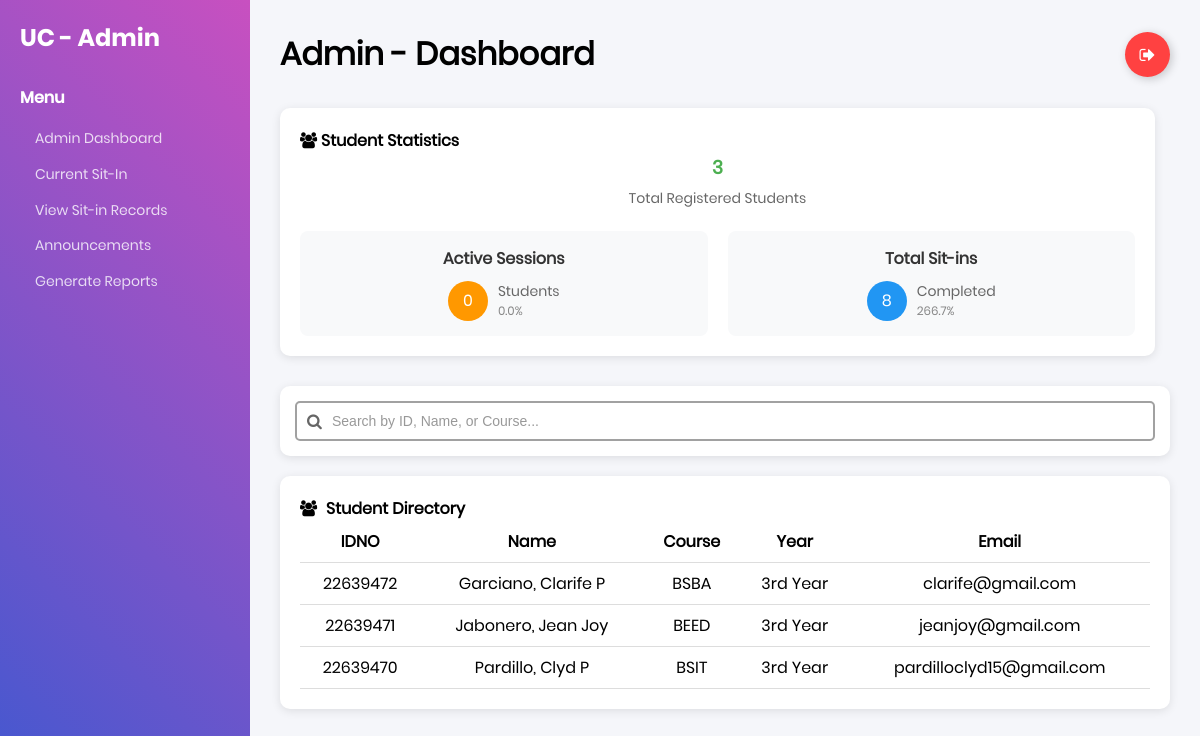
Page /admin (signed in) on the committed database.
### tables this page shows
CREATE TABLE "students" (idno TEXT PRIMARY KEY, lastname TEXT NOT NULL, firstname TEXT NOT NULL, midname TEXT, course TEXT NOT NULL, year_level TEXT NOT NULL, email_address TEXT NOT NULL, image_path TEXT);

### app.py (the view)
@app.route('/admin')
def admin_dashboard():
    if 'user' not in session:
        flash("Please log in to access the admin panel.", "warning")
        return redirect(url_for('home'))
    if not session.get('is_admin'):
        flash("Access denied. Admin privileges required.", "danger")
        return redirect(url_for('dashboard'))
    try:
        conn = get_db_connection()
        total_students = conn.execute("SELECT COUNT(*) as count FROM students").fetchone()['count']
        active_sessions = conn.execute("SELECT COUNT(*) as count FROM lab_sessions WHERE status = 'Active'").fetchone()['count']
        total_sit_ins = conn.execute("SELECT COUNT(*) as count FROM lab_sessions WHERE status = 'Completed'").fetchone()['count']
        students = conn.execute("""
            SELECT idno, lastname, firstname, midname, course, year_level, email_address
            FROM students
            ORDER BY lastname, firstname
        """).fetchall()
        labs = conn.execute("""
            SELECT lab_id, room_number, building
            FROM laboratories
            WHERE status = 'Available'
            ORDER BY building, room_number
        """).fetchall()
        conn.close()
        return render_template('admin.html',
                             students=students,
                             labs=labs,
                             total_students=total_students,
                             active_sessions=active_sessions,
                             total_sit_ins=total_sit_ins)
    except sqlite3.Error as e:
        flash(f"Database error: {str(e)}", "danger")
        return redirect(url_for('home'))

### app.py (called while the page is built)
def get_db_connection():
    conn = sqlite3.connect("users.db")
    conn.row_factory = sqlite3.Row
    return conn

@app.after_request
def add_header(response):
    response.headers['Cache-Control'] = 'no-store, no-cache, must-revalidate, max-age=0'
    response.headers['Pragma'] = 'no-cache'
    response.headers['Expires'] = '0'
    return response

### templates/admin.html (shortened to what this page needs)
{% extends 'base.html' %} {% block content %}
<div class="dashboard-container">
  <div class="sidebar">
    <div class="sidebar-header">
      <h2>UC - Admin</h2>
    </div>
    <div class="sidebar-menu">
      <h3>Menu</h3>
      <ul>
        <li>
          <a href="{{ url_for('admin_dashboard') }}" class="active"
            >Admin Dashboard</a
          >
        </li>
        <li>
          <a href="{{ url_for('admin_current_sit_in') }}">Current Sit-In</a>
        </li>
        <li>
          <a href="{{ url_for('admin_sit_in_records') }}"
            >View Sit-in Records</a
          >
        </li>
        <li>
          <a href="{{ url_for('admin_announcements') }}">Announcements</a>
        </li>
        <li>
          <a href="{{ url_for('admin_reports') }}">Generate Reports</a>
        </li>
      </ul>
    </div>
  </div>
  <div class="main-content">
    <div class="header">
      <h1>Admin - Dashboard</h1>
      <a class="Btn" href="{{ url_for('logout') }}">
        <div class="sign">
          <i class="fa fa-sign-out" aria-hidden="true"></i>
        </div>
      </a>
    </div>
    <div class="content-row" style="margin-bottom: 30px">
      <div class="schedule-card" style="flex: 1; margin-right: 15px">
        <h4>
          <i class="fa fa-users" aria-hidden="true"></i> Student Statistics
        </h4>
        <div
          style="
            display: flex;
            justify-content: space-between;
            align-items: center;
            margin-bottom: 20px;
          "
        >
          <div style="text-align: center; flex: 1">
            <h3 style="color: #4caf50; margin: 0">{{ total_students }}</h3>
            <p style="margin: 5px 0 0 0">Total Registered Students</p>
          </div>
        </div>
        <div
          style="
            display: grid;
            grid-template-columns: repeat(auto-fit, minmax(200px, 1fr));
            gap: 20px;
          "
        >
          <div
            style="
              background: #f8f9fa;
              padding: 15px;
              border-radius: 8px;
              text-align: center;
            "
          >
            <h4 style="margin: 0 0 10px 0; color: #333">Active Sessions</h4>
            <div
              style="
                display: flex;
                justify-content: center;
                align-items: center;
              "
            >
              <div
                style="
                  width: 40px;
                  height: 40px;
                  background: #ff9800;
                  color: white;
                  border-radius: 50%;
                  display: flex;
                  align-items: center;
                  justify-content: center;
                  margin-right: 10px;
                "
              >
                {{ active_sessions }}
              </div>
              <div style="text-align: left">
                <div style="font-size: 14px; color: #666">Students</div>
                <div style="font-size: 12px; color: #888">
                  {{ "%.1f"|format(active_sessions / total_students * 100) }}%
                </div>
              </div>
            </div>
          </div>
          <div
            style="
              background: #f8f9fa;
              padding: 15px;
              border-radius: 8px;
              text-align: center;
            "
          >
            <h4 style="margin: 0 0 10px 0; color: #333">Total Sit-ins</h4>
            <div
              style="
                display: flex;
                justify-content: center;
                align-items: center;
              "
            >
              <div
                style="
                  width: 40px;
                  height: 40px;
                  background: #2196f3;
                  color: white;
                  border-radius: 50%;
                  display: flex;
                  align-items: center;
                  justify-content: center;
                  margin-right: 10px;
                "
              >
                {{ total_sit_ins }}
              </div>
              <div style="text-align: left">
                <div style="font-size: 14px; color: #666">Completed</div>
                <div style="font-size: 12px; color: #888">
                  {{ "%.1f"|format(total_sit_ins / total_students * 100) }}%
                </div>
              </div>
            </div>
          </div>
        </div>
      </div>
    </div>
    <div class="content-row" style="margin-bottom: 20px">
      <div class="schedule-card" style="width: 100%; padding: 15px">
        <div style="position: relative">
          <input
            type="text"
            id="studentSearch"
            placeholder="Search by ID, Name, or Course..."
            style="
              width: 100%;
              padding: 10px 15px;
              padding-left: 35px;
              border: 2px solid #a1a1a1;
              border-radius: 5px;
              font-size: 14px;
              outline: none;
              transition: border-color 0.3s;
            "
            onkeyup="handleSearchInput(event)"
          />
          <i
            class="fa fa-search"
            style="
              position: absolute;
              left: 12px;
              top: 50%;
              transform: translateY(-50%);
              color: #666;
            "
          ></i>
        </div>
      </div>
    </div>
    <div class="content-row">
      <div class="schedule-card" style="width: 100%">
        <h4>
          <i
            class="fa fa-users"
            aria-hidden="true"
            style="margin-right: 5px"
          ></i>
          Student Directory
        </h4>
        {% if students %}
        <table id="studentTable" style="width: 100%; border-collapse: collapse">
          <thead>
            <tr>
              <th style="padding: 8px; border-bottom: 1px solid #ddd">IDNO</th>
              <th style="padding: 8px; border-bottom: 1px solid #ddd">Name</th>
              <th style="padding: 8px; border-bottom: 1px solid #ddd">
                Course
              </th>
              <th style="padding: 8px; border-bottom: 1px solid #ddd">Year</th>
              <th style="padding: 8px; border-bottom: 1px solid #ddd">Email</th>
            </tr>
          </thead>
          <tbody>
            {% for s in students %}
            <tr>
              <td
                style="
                  padding: 8px;
                  border-bottom: 1px solid #ddd;
                  text-align: center;
                "
              >
                {{ s.idno }}
              </td>
              <td
                style="
                  padding: 8px;
                  border-bottom: 1px solid #ddd;
                  text-align: center;
                "
              >
                {{ s.lastname }}, {{ s.firstname }}{% if s.midname %} {{
                s.midname }}{% endif %}
              </td>
              <td
                style="
                  padding: 8px;
                  border-bottom: 1px solid #ddd;
                  text-align: center;
                "
              >
                {{ s.course }}
              </td>
              <td
                style="
                  padding: 8px;
                  border-bottom: 1px solid #ddd;
                  text-align: center;
                "
              >
                {{ s.year_level }}
              </td>
              <td
                style="
                  padding: 8px;
                  border-bottom: 1px solid #ddd;
                  text-align: center;
                "
              >
                {{ s.email_address }}
              </td>
            </tr>
            {% endfor %}
          </tbody>
        </table>
        {% else %}
        <p>No students found.</p>
        {% endif %}
      </div>
    </div>
  </div>
</div>
{% endblock %}

### static/css/main.css (style rules this page uses)
* { margin: 0px; padding: 0px; box-sizing: border-box; }
body, html { height: 100%; font-family: Poppins-Regular, sans-serif; }
a { font-family: Poppins-Regular; font-size: 14px; line-height: 1.7; color: #666666; margin: 0px; transition: all 0.4s; -webkit-transition: all 0.4s; -o-transition: all 0.4s; -moz-transition: all 0.4s; }
h1,h2,h3,h4,h5,h6 { margin: 0px; }
p { font-family: Poppins-Regular; font-size: 14px; line-height: 1.7; color: #666666; margin: 0px; }
ul, li { margin: 0px; list-style-type: none; }
input { outline: none; border: none; }
.dashboard-container { display: flex; min-height: 100vh; background: #f5f6fa; }
.sidebar { width: 250px; background: linear-gradient(-135deg, #c850c0, #4158d0); color: white; padding: 20px; position: fixed; height: 100%; }
.sidebar-header h2 { font-family: 'Poppins-Bold'; margin-bottom: 30px; }
.sidebar-menu h3 { font-family: 'Poppins-Medium'; margin: 15px 0; font-size: 16px; }
.sidebar-menu ul { padding-left: 15px; }
.sidebar-menu li { margin: 10px 0; }
.sidebar-menu a { color: rgba(255,255,255,0.8); text-decoration: none; }
.main-content { margin-left: 250px; flex: 1; padding: 30px; }
.header { display: flex; justify-content: space-between; align-items: center; margin-bottom: 30px; }
.content-row { display: grid; grid-template-columns: repeat(auto-fit, minmax(300px, 1fr)); gap: 20px; }
.schedule-card, .clients-card { background: white; padding: 20px; border-radius: 10px; box-shadow: 0 2px 10px rgba(0,0,0,0.1); }
.Btn { display: flex; align-items: center; justify-content: flex-start; width: 45px; height: 45px; border: none; border-radius: 50%; cursor: pointer; position: relative; overflow: hidden; transition-duration: 0.3s; box-shadow: 2px 2px 10px rgba(0, 0, 0, 0.199); background-color: rgb(255, 65, 65); text-decoration: none; }
.sign { width: 100%; transition-duration: 0.3s; display: flex; align-items: center; justify-content: center; }
.sign i { color: white; font-size: 17px; }

### rows in the picture
students: idno "22639472", lastname "Garciano", firstname "Clarife", midname "P", course "BSBA", year_level "3rd Year", email_address "clarife@gmail.com"
students: idno "22639471", lastname "Jabonero", firstname "Jean Joy", course "BEED", year_level "3rd Year", email_address "jeanjoy@gmail.com"
students: idno "22639470", lastname "Pardillo", firstname "Clyd", midname "P", course "BSIT", year_level "3rd Year", email_address "pardilloclyd15@gmail.com"

### other values in the picture
{{ total_students }} "3"
{{ active_sessions }} "0"
{{ "%.1f"|format(active_sessions / total_students * 100) }} "0.0"
{{ total_sit_ins }} "8"
{{ "%.1f"|format(total_sit_ins / total_students * 100) }} "266.7"
